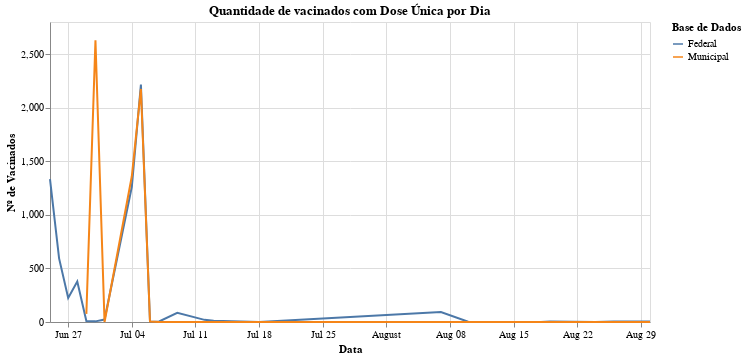

Notebook code for this chart:
### Code cell
alt.Chart(vacinadosDoseUnicaPorDia).mark_line().encode(
    alt.X('data:T', title='Data'),
    alt.Y('aplic_por_dia:Q', title='Nº de Vacinados'),
    alt.Color('fonte_dados:N', title='Base de Dados')
).properties(
    width=600,
    title='Quantidade de vacinados com Dose Única por Dia'
)

### Figure 1 — Vega-Lite specification as saved in the notebook (floating-point values rounded to 4 significant figures)
{"config": {"view": {"continuousWidth": 400, "continuousHeight": 300}}, "data": {"name": "data-646d0893c63700d687cf7aecb3d36881"}, "mark": "line", "encoding": {"color": {"type": "nominal", "field": "fonte_dados", "title": "Base de Dados"}, "x": {"type": "temporal", "field": "data", "title": "Data"}, "y": {"type": "quantitative", "field": "aplic_por_dia", "title": "Nº de Vacinados"}}, "title": "Quantidade de vacinados com Dose Única por Dia", "width": 600, "$schema": "https://vega.github.io/schema/vega-lite/v4.8.1.json", "datasets": {"data-646d0893c63700d687cf7aecb3d36881": [{"data": "2021-06-25", "fonte_dados": "Federal", "aplic_por_dia": 1333.0}, {"data": "2021-06-26", "fonte_dados": "Federal", "aplic_por_dia": 594.0}, {"data": "2021-06-27", "fonte_dados": "Federal", "aplic_por_dia": 225.0}, {"data": "2021-06-28", "fonte_dados": "Federal", "aplic_por_dia": 378.0}, {"data": "2021-06-29", "fonte_dados": "Federal", "aplic_por_dia": 10.0}, {"data": "2021-06-30", "fonte_dados": "Federal", "aplic_por_dia": 6.0}, {"data": "2021-07-01", "fonte_dados": "Federal", "aplic_por_dia": 23.0}, {"data": "2021-07-04", "fonte_dados": "Federal", "aplic_por_dia": 1262.0}, {"data": "2021-07-05", "fonte_dados": "Federal", "aplic_por_dia": 2217.0}, {"data": "2021-07-06", "fonte_dados": "Federal", "aplic_por_dia": 3.0}, {"data": "2021-07-07", "fonte_dados": "Federal", "aplic_por_dia": 5.0}, {"data": "2021-07-09", "fonte_dados": "Federal", "aplic_por_dia": 85.0}, {"data": "2021-07-12", "fonte_dados": "Federal", "aplic_por_dia": 20.0}, {"data": "2021-07-13", "fonte_dados": "Federal", "aplic_por_dia": 11.0}, {"data": "2021-07-18", "fonte_dados": "Federal", "aplic_por_dia": 1.0}, {"data": "2021-08-07", "fonte_dados": "Federal", "aplic_por_dia": 93.0}, {"data": "2021-08-10", "fonte_dados": "Federal", "aplic_por_dia": 3.0}, {"data": "2021-08-11", "fonte_dados": "Federal", "aplic_por_dia": 1.0}, {"data": "2021-08-18", "fonte_dados": "Federal", "aplic_por_dia": 1.0}, {"data": "2021-08-19", "fonte_dados": "Federal", "aplic_por_dia": 5.0}, {"data": "2021-08-24", "fonte_dados": "Federal", "aplic_por_dia": 1.0}, {"data": "2021-08-26", "fonte_dados": "Federal", "aplic_por_dia": 4.0}, {"data": "2021-08-30", "fonte_dados": "Federal", "aplic_por_dia": 4.0}, {"data": "2021-06-25", "fonte_dados": "Municipal", "aplic_por_dia": null}, {"data": "2021-06-26", "fonte_dados": "Municipal", "aplic_por_dia": null}, {"data": "2021-06-27", "fonte_dados": "Municipal", "aplic_por_dia": null}, {"data": "2021-06-28", "fonte_dados": "Municipal", "aplic_por_dia": null}, {"data": "2021-06-29", "fonte_dados": "Municipal", "aplic_por_dia": 76.0}, {"data": "2021-06-30", "fonte_dados": "Municipal", "aplic_por_dia": 2629.0}, {"data": "2021-07-01", "fonte_dados": "Municipal", "aplic_por_dia": 0.0}, {"data": "2021-07-04", "fonte_dados": "Municipal", "aplic_por_dia": 1360.0}, {"data": "2021-07-05", "fonte_dados": "Municipal", "aplic_por_dia": 2175.0}, {"data": "2021-07-06", "fonte_dados": "Municipal", "aplic_por_dia": 5.0}, {"data": "2021-07-07", "fonte_dados": "Municipal", "aplic_por_dia": 0.0}, {"data": "2021-07-09", "fonte_dados": "Municipal", "aplic_por_dia": 0.0}, {"data": "2021-07-12", "fonte_dados": "Municipal", "aplic_por_dia": 0.0}, {"data": "2021-07-13", "fonte_dados": "Municipal", "aplic_por_dia": 0.0}, {"data": "2021-07-18", "fonte_dados": "Municipal", "aplic_por_dia": 0.0}, {"data": "2021-08-07", "fonte_dados": "Municipal", "aplic_por_dia": 0.0}, {"data": "2021-08-10", "fonte_dados": "Municipal", "aplic_por_dia": 0.0}, {"data": "2021-08-11", "fonte_dados": "Municipal", "aplic_por_dia": 0.0}, {"data": "2021-08-18", "fonte_dados": "Municipal", "aplic_por_dia": 0.0}, {"data": "2021-08-19", "fonte_dados": "Municipal", "aplic_por_dia": 0.0}, {"data": "2021-08-24", "fonte_dados": "Municipal", "aplic_por_dia": 0.0}, {"data": "2021-08-26", "fonte_dados": "Municipal", "aplic_por_dia": 0.0}, {"data": "2021-08-30", "fonte_dados": "Municipal", "aplic_por_dia": 0.0}]}}
